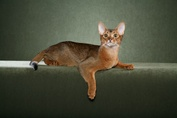
#> input picture dataset/images/Abyssinian_1.jpg, 177 x 118 px, shrunk from 600 x 400 before the run
$ jupyter execute week8.ipynb
#> lines starting #> are read from the running program, lines starting #| are printed output that depends on the picture; after the words box and inside, x2 and y2 are one past the last pixel; in counts of white or black regions, pixels touching at a corner belong together
[cell 1]
# Setup: Import all required libraries.
# - OpenCV: image processing
# - NumPy: numerical operations
# - Matplotlib: visualization
import os
import cv2
import numpy as np
import matplotlib.pyplot as plt
plt.rcParams['figure.figsize'] = (4,4)

[cell 2]
# ==========================================
# 1. Load One Example Image
# ==========================================
# We start with a single image to understand how segmentation works.
image_path = "./dataset/images/Abyssinian_1.jpg" # This is the image
annotation_path = "./dataset/masks/Abyssinian_1.png" # The corresponding annotation (mask), we will use it as ground truth
image = cv2.imread(image_path)
#> image is the input picture: shape (118, 177, 3); mean B, G, R 58.5, 76, 74.2
image = cv2.cvtColor(image, cv2.COLOR_BGR2RGB)
gray = cv2.cvtColor(image, cv2.COLOR_RGB2GRAY)
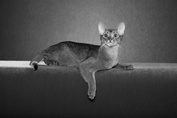
#> gray: shape (118, 177); min 1, max 225, mean 73.4
plt.figure(1)
plt.title("Original Image")
plt.imshow(image)
plt.axis('off')
plt.figure(2)
plt.title("Grey Image")
plt.imshow(gray)
plt.axis('off')

[cell 3]
# ==========================================
# 2. Region Growing (Demo on Single Image)
# ==========================================
# Region growing starts from a seed pixel and expands to neighbors if they are similar in intensity.
# Key parameters:
# - seed: starting pixel
# - threshold: how similar pixels must be
# Simple implementation inline (for understanding)
from inspect import stack

from sklearn import neighbors


def region_growing_demo(image, seed, threshold=15):
    h, w = image.shape # get the height and width of the image
    segmented = np.zeros((h, w), dtype=np.uint8) # output segmented image, here we hold the reusltant image
    visited = np.zeros((h, w), dtype=bool) # this keeps tracks of which pixels have been visited to avoid infinite loops
    seed_value = image[seed] # we input a random pixel, and get its intensity value
    stack = [seed] # stack that will hold pixels to explore
    while stack:
        x, y = stack.pop() # get the last pixel from the stack
        if visited[x, y]:
            continue # if we have already visited this pixel, skip it
        visited[x, y] = True # mark this pixel as visited
        if abs(int(image[x, y]) - int(seed_value)) < threshold:
            segmented[x, y] = 255 #if the difference in intensity is less than the threshold, we consider it part of the region and set it to 255 (white) in the segmented image
            # 4-connected neighbors
            neighbors = [(x-1,y),(x+1,y),(x,y-1),(x,y+1)] #if the neighboring pixels are within the image bounds, we add them to the stack to be explored next
            for nx, ny in neighbors:
                if 0 <= nx < h and 0 <= ny < w:
                    stack.append((nx, ny))

    return segmented
# Try different seeds and thresholds to observe behavior
h, w = gray.shape # get the height and width of the image
#> h = 118; w = 177
seed = (h//2, w//2) # let's start with the central pixel
#> seed = (59, 88)
region_result = region_growing_demo(gray, seed, threshold=15) #apply region growing with the specified seed and threshold
#> in region_growing_demo, `seed_value = image[seed]`: seed_value = 100
#> after the loop in region_growing_demo, `while stack:`:
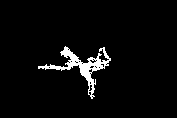
#> segmented: shape (118, 177); 3.8% white; 1 white region, box (x1, y1, x2, y2) and area: (38, 46, 111, 99) 790
#> after the loop in region_growing_demo, `while stack:`:
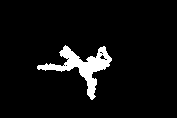
#> visited: shape (118, 177) bool; 5.6% white; 1 white region, box (x1, y1, x2, y2) and area: (37, 45, 112, 100) 1173
#> after the loop in region_growing_demo, `while stack:`: stack = []
plt.title("Region Growing Result")
plt.imshow(region_result, cmap='gray')
plt.axis('off')

[cell 4]
# ==========================================
# 2. K-Means Segmentation (Demo on Single Image)
# ==========================================
# K-Means clusters pixels into K groups based on similarity.
# We must specify the number of clusters (K).
# Here, we use color features only: [R, G, B]
# Prepare data
Z = image.reshape((-1,3))
Z = np.float32(Z)
# Define number of clusters
K = 2
# Apply K-Means
criteria = (cv2.TERM_CRITERIA_EPS + cv2.TERM_CRITERIA_MAX_ITER, 10, 1.0) # termination criteria: either 10 iterations or accuracy of 1.0
_, labels, centers = cv2.kmeans(Z, K, None, criteria, 10, cv2.KMEANS_RANDOM_CENTERS) # apply k-means clustering to the pixel data
#> centers = [[49, 52.37, 37.26], [116.2, 115.4, 93.99]]
# Convert back to image
centers = np.uint8(centers) #center values are the mean color of each cluster, we convert them back to uint8 format
#> centers = [[48, 52, 37], [116, 115, 93]]
segmented_kmeans = centers[labels.flatten()] # we look up the cluster center for each pixel and create the segmented image by replacing each pixel's color with the color of its cluster center
segmented_kmeans = segmented_kmeans.reshape((image.shape))
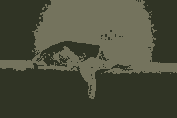
#> segmented_kmeans: shape (118, 177, 3); mean R, G, B 73.5, 75.6, 58
plt.title("K-Means Segmentation Result")
plt.imshow(segmented_kmeans)
plt.axis('off')

[cell 5]
# ==========================================
# 3. Mean Shift (Demo on Single Image)
# ==========================================
# In image segmentation, the feature space typically includes:
# - Color (R, G, B)
# - Spatial position (x, y)
# Key parameters:
# - bandwidth: controls the size of the neighborhood (very important!)
# * small bandwidth → many small segments (over-segmentation)
# * large bandwidth → fewer large regions (under-segmentation)
from sklearn.cluster import MeanShift
h, w, _ = image.shape
# Build feature vectors: [R, G, B, x, y]
X = []
for i in range(h):
    for j in range(w):
        r, g, b = image[i, j]
        X.append([r, g, b, i/10, j/10]) # gives image color and spatial information, we divide x and y by 10 to scale down the spatial features so that they are on a similar scale as the color features
#> after the loop, X = 20886 items
X = np.array(X)
# Apply Mean Shift clustering
ms = MeanShift(bandwidth=20, bin_seeding=True)
labels = ms.fit_predict(X)
segmented = labels.reshape((h, w))
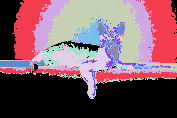
#> segmented: shape (118, 177) int64; 10 distinct labels, from 0 to 9; one colour per label, 0 black
plt.title("Mean Shift Result (Cluster Map)")
plt.imshow(segmented)
plt.axis('off')

[cell 6]
# ==========================================
# Define reusable functions
# ==========================================
# Region grwoing method
def region_growing(image, seed, threshold=15):
    h, w = image.shape
    segmented = np.zeros((h, w), dtype=np.uint8)
    visited = np.zeros((h, w), dtype=bool)
    seed_value = image[seed]
    stack = [seed]
    while stack:
        x, y = stack.pop()
        if visited[x, y]:
            continue
        visited[x, y] = True
        if abs(int(image[x, y]) - int(seed_value)) < threshold:
            segmented[x, y] = 1
            neighbors = [(x-1,y),(x+1,y),(x,y-1),(x,y+1)]
            for nx, ny in neighbors:
                if 0 <= nx < h and 0 <= ny < w:
                    stack.append((nx, ny))
    return segmented
# K-Means method
def kmeans_segmentation(image, K=3):
    Z = image.reshape((-1,3))
    Z = np.float32(Z)
    criteria = (cv2.TERM_CRITERIA_EPS + cv2.TERM_CRITERIA_MAX_ITER, 10, 1.0)
    _, labels, centers = cv2.kmeans(Z, K, None, criteria, 10, cv2.KMEANS_RANDOM_CENTERS)
    centers = np.uint8(centers)
    segmented = centers[labels.flatten()]
    segmented = segmented.reshape((image.shape))
    return segmented

# Mean Shift method
def mean_shift_segmentation(image, spatial_radius=10, color_radius=20):
    h, w, c = image.shape
    X = []
    for i in range(h):
        for j in range(w):
            r, g, b = image[i, j]
            X.append([r, g, b, i/spatial_radius, j/spatial_radius])
    X = np.array(X)
    ms = MeanShift(bandwidth=color_radius, bin_seeding=True)
    labels = ms.fit_predict(X)
    segmented = labels.reshape((h, w))
    return segmented

[cell 7]
# ==========================================
# Evaluation metrics
# ==========================================
# Define IoU
def compute_iou(gt, pred):
    intersection = np.logical_and(gt, pred).sum() #sum all the pixels where both gt and pred are 1 (true positives)
    union = np.logical_or(gt, pred).sum() #sum all the pixels where either gt or pred is 1 (true positives + false positives + false negatives)
    return intersection / (union + 1e-6)
    # Define Dice

def compute_dice(gt, pred):
    intersection = np.logical_and(gt, pred).sum()
    return (2. * intersection) / (gt.sum() + pred.sum() + 1e-6)
# Let's see an example here: suppose we have the following prediction and the ground truth
gt_example = np.array([
[1, 1, 0, 0],
[1, 1, 0, 0],
[0, 0, 0, 0],
[0, 0, 0, 0]
])
pred_example = np.array([
[1, 0, 0, 0],
[1, 1, 0, 0],
[0, 0, 0, 0],
[0, 0, 0, 0]
])
plt.figure(figsize=(8,3))
plt.subplot(1,2,1)
plt.title("Ground Truth")
plt.imshow(gt_example, cmap='gray')
plt.axis('off')
plt.subplot(1,2,2)
plt.title("Prediction")
plt.imshow(pred_example, cmap='gray')
plt.axis('off')
plt.show()
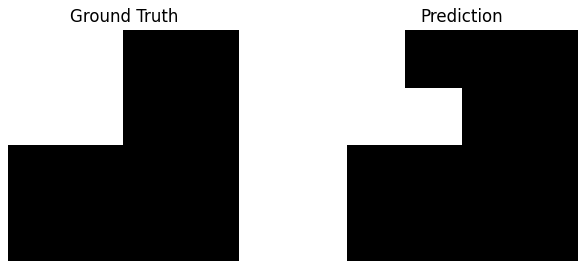
#> figure drawn by matplotlib, 2 panels
# Compute metrics for the example
iou_example = compute_iou(gt_example, pred_example)
dice_example = compute_dice(gt_example, pred_example)
print(f"Example IoU: {iou_example:.3f}")
print(f"Example Dice: {dice_example:.3f}")

[cell 8]
# ==========================================
# Batch Processing
# ==========================================
# We now process a folder of images automatically.In [122…In [129…
# Folder structure:
# dataset/
# ├── images/
# ├── masks/
# The dataset labels:
# 1 = Foreground (pet)
# 2 = Background
# 3 = Not classified (ignore)
# We will convert GT masks to binary (1 = foreground, 0 = else) and
# ignore pixels labeled 3 when computing IoU and Dice.
import os
from tqdm import tqdm
# Create folder to save predictions
save_folder = "dataset/predictions"
os.makedirs(save_folder, exist_ok=True)

results = []

def process_and_save(image_folder, mask_folder, method='region'):
    results = []
    for filename in tqdm(os.listdir(image_folder)):
    # Image file is JPG
        img_path = os.path.join(image_folder, filename) #gives you full path to the image file
        # Corresponding mask file is PNG (replace extension)
        mask_name = os.path.splitext(filename)[0] + '.png' # we take the filename, remove the extension and add .png to get the corresponding mask filename
        mask_path = os.path.join(mask_folder, mask_name)
        image = cv2.imread(img_path)
        image_rgb = cv2.cvtColor(image, cv2.COLOR_BGR2RGB)
        gray = cv2.cvtColor(image_rgb, cv2.COLOR_RGB2GRAY)
        # Load GT mask
        gt = cv2.imread(mask_path, 0) # single-channel, this is your ground truth mask
        # Convert GT to binary mask (foreground = 1)
        gt_binary = np.where(gt == 1, 1, 0) # we create a binary mask where pixels labeled 1 in the GT are set to 1 (foreground) and all other pixels are set to 0 (background)
        # Valid mask (exclude pixels labeled 3)
        valid_mask = gt != 3 #ignores pixels labeled 3 in the GT when computing metrics
        # Apply segmentation method
        if method == 'region':
            h, w = gray.shape
            center_seed = (h//2, w//2)
            pred_mask = region_growing(gray, seed=center_seed, threshold=15)
        elif method == 'mean_shift':
            pred_seg = mean_shift_segmentation(image_rgb)
            # Use center pixel cluster for foreground
            h, w, _ = image_rgb.shape
            pred_mask = (pred_seg == pred_seg[h//2, w//2]).astype(np.uint8)
        elif method == 'kmeans':
            pred_seg = kmeans_segmentation(image_rgb, K=3)
            # Use center pixel cluster for foreground
            h, w, _ = image_rgb.shape
            center_cluster = pred_seg[h//2, w//2, 0] # R channel
            pred_mask = (pred_seg[:,:,0] == center_cluster).astype(np.uint8)
        else:
            raise ValueError("Unknown method")
            #Save segmentation result as PNG
        save_path = os.path.join(save_folder, f"{os.path.splitext(filename)[0]}_{method}.png")
        cv2.imwrite(save_path, (pred_mask*255).astype(np.uint8))
        # Compute metrics using valid pixels only
        iou = compute_iou(gt_binary[valid_mask], pred_mask[valid_mask])
        dice = compute_dice(gt_binary[valid_mask], pred_mask[valid_mask])
        results.append((filename, iou, dice, save_path))
    return results
#Example usage
image_folder = "dataset/images"
mask_folder = "dataset/masks"
results = process_and_save(image_folder, mask_folder, method='mean_shift')
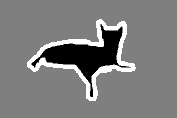
#> input picture dataset/masks/Abyssinian_1.png, 177 x 118 px, shrunk from 600 x 400 before the run
#> in process_and_save, gt is the input picture: shape (118, 177); min 1, max 3, mean 1.98
#> in process_and_save, `gt_binary = np.where(gt == 1, 1, 0)`:
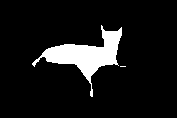
#> gt_binary: shape (118, 177) int64; values 0 (black) and 1 (white), 9.1% white; 2 white regions (1 under 20 px), largest, box (x1, y1, x2, y2) and area: (32, 25, 122, 97) 1896
#> in process_and_save, `valid_mask = gt != 3`:
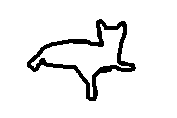
#> valid_mask: shape (118, 177) bool; 92.8% white; 1 black region, box (x1, y1, x2, y2) and area: (27, 19, 136, 101) 1505
#> in process_and_save, `pred_mask = (pred_seg == pred_seg[h//2, w//2]).astype(np.uint8)`:
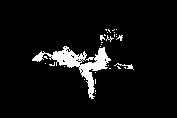
#> pred_mask: shape (118, 177); values 0 (black) and 1 (white), 5.9% white; 31 white regions (28 under 20 px), largest, box (x1, y1, x2, y2) and area: (32, 46, 111, 99) 1060, (114, 63, 134, 70) 39, (116, 35, 123, 41) 20
#> in process_and_save, `iou = compute_iou(gt_binary[valid_mask], pred_mask[valid_mask])`: iou = 0.463
#> in process_and_save, `dice = compute_dice(gt_binary[valid_mask], pred_mask[valid_mask])`: dice = 0.633
#> results = 1 item
# Print summary
for name, iou, dice, save_path in results:
    print(f"{name}: IoU={iou:.3f}, Dice={dice:.3f}, Saved: {save_path}")
#> this loop made 1 pass
#> (name, iou, dice) on pass 1: ('Abyssinian_1.jpg', 0.463, 0.633)
#| Abyssinian_1.jpg: IoU=0.463, Dice=0.633, Saved: dataset/predictions/Abyssinian_1_mean_shift.png

[cell 9]
# ==========================================
# Visualize Best and Worst Cases
# ==========================================
# Sort results by IoU (you can also sort by Dice if preferred)
sorted_results = sorted(results, key=lambda x: x[1], reverse=True) #sort by iou in descending order
#> sorted_results = 1 item
best_cases = sorted_results[:2] #first two are the best cases
#> best_cases = 1 item
worst_cases = sorted_results[-2:] #last two are the worst cases
#> worst_cases = 1 item
def visualize_cases(cases, title):
    print(f"{title}")
    for filename, iou, dice, save_path in cases:
        img_path = os.path.join(image_folder, filename)
        mask_name = os.path.splitext(filename)[0] + '.png'
        mask_path = os.path.join(mask_folder, mask_name)
        image = cv2.imread(img_path)
        image_rgb = cv2.cvtColor(image, cv2.COLOR_BGR2RGB)
        gt = cv2.imread(mask_path, 0)
        gt_binary = np.where(gt == 1, 1, 0)
        pred_mask = cv2.imread(save_path, 0) // 255
        plt.figure(figsize=(12,4))
        plt.subplot(1,3,1)
        plt.title("Original Image")
        plt.imshow(image_rgb)
        plt.axis('off')
        plt.subplot(1,3,2)
        plt.title("Ground Truth")
        plt.imshow(gt_binary, cmap='gray')
        plt.axis('off')
        plt.subplot(1,3,3)
        plt.title(f"Prediction IoU={iou:.2f}, Dice={dice:.2f}")
        plt.imshow(pred_mask, cmap='gray')
        plt.axis('off')
        plt.show()
# Visualize
visualize_cases(best_cases, "Top 2 Best Segmentation Results")
visualize_cases(worst_cases, "Top 2 Worst Segmentation Results")
